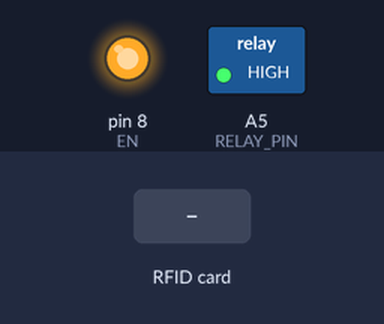
The sketch below on a simulated Arduino Uno, built with avr-gcc and run on an emulated ATmega328P. Shown: switched loads named in the sketch (green lamp = pin HIGH), output pins drawn as LEDs (lit = HIGH). Inputs (shaded band) come from the test bench. Pins used as bus, display or sensor lines are not drawn; what the sketch prints to the serial monitor is not drawn.

Above: at 1.2 s.
1.3 s: RFID card 25 EB D3 2B held to the reader
At 2.3 s:
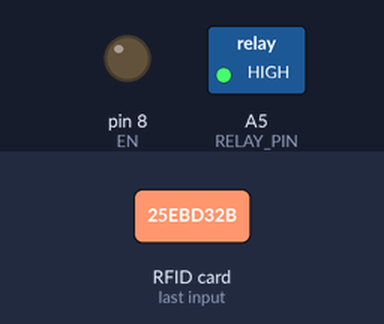
At 4.1 s:
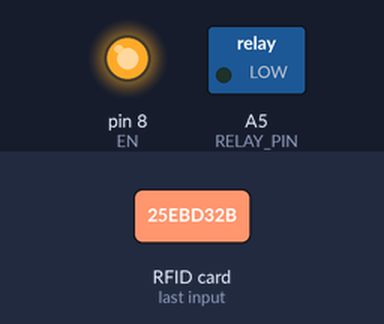
4.3 s: RFID card 69 40 F6 73 held to the reader
At 6.1 s:
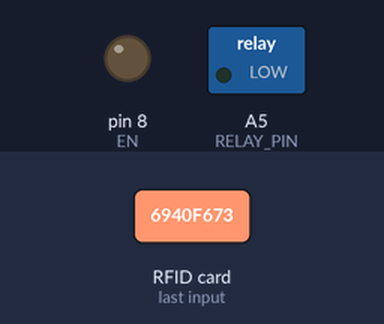
Timing chart, 0 to 8.8 s (numbered marks = the images above; inputs shaded):
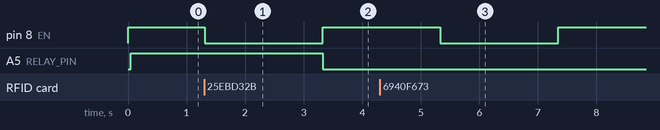

Measured:
- after the input at 1.3 s, pin 8 (EN): HIGH → LOW at once, → HIGH 2.0 s later; A5 (RELAY_PIN): HIGH → LOW after 2.0 s
- after the input at 4.3 s, pin 8 (EN): HIGH → LOW after 1.0 s, → HIGH 2.0 s later

The sketch:

doorUnlock.ino
```cpp
#include <SPI.h>
#include <MFRC522.h>
#include <EEPROM.h>

#define SS_PIN 10
#define RST_PIN 9
#define RELAY_PIN A5 // the Arduino pin connects to relay

MFRC522 rfid(SS_PIN, RST_PIN);    // Create MFRC522 instance.

const int buttonPin = 2;
int buttonState = LOW;
int previousBS = LOW;     //BS -> buttonState
int stp = 10;
int dir = 9;
int EN = 8;

//--------------------------ALL ALLOWED CARDS------------------------
byte card[4] = {0x25, 0xEB, 0xD3, 0x2B};
byte keychain[4] = {0x69, 0x40, 0xF6, 0x73};
byte paulManeCard[7] = {0x04, 0x82, 0x39, 0xF2, 0x45, 0x5C, 0x80};
byte kristieManeCard[7] = {0x04, 0x2C, 0x37, 0xF2, 0x45, 0x5C, 0x80};
//-------------------------------------------------------------------

void setup() {
  Serial.begin(9600);
  pinMode(buttonPin, INPUT_PULLUP);

  pinMode(stp, OUTPUT);
  pinMode(dir, OUTPUT);
  pinMode(EN, OUTPUT);
  digitalWrite(EN, HIGH);

  SPI.begin();      // initialize  SPI bus
  rfid.PCD_Init();   // initialize rfid reader
  pinMode(RELAY_PIN, OUTPUT); // initialize pin as an output
  digitalWrite(RELAY_PIN, HIGH); // lock the door

  Serial.println("Approximate your card to the reader...");
}

void loop() {
  checkTags();
}

void buttonPress(){
  buttonState = digitalRead(buttonPin);

  if (buttonState != previousBS) {
    if (buttonState == LOW) {
      Serial.println("Button pressed");
      digitalWrite(dir, LOW); //Pull direction pin low to move "forward"
      digitalWrite(EN, LOW);
      for (int i = 0; i < 1000; i++) {  //Loop the forward stepping enough times for motion to be visible
        digitalWrite(stp, HIGH); //Trigger one step forward
        delay(1);
        digitalWrite(stp, LOW); //Pull step pin low so it can be triggered again
        delay(1);
      }
      digitalWrite(EN, HIGH);
    }
    else{
      Serial.println("Button is not pressed");
    }

    previousBS = buttonState;
  }
}

void unlockDoor() {
  digitalWrite(dir, LOW); //Pull direction pin low to move "forward"
  digitalWrite(EN, LOW);

  for (int i = 0; i < 1000; i++) {  //Loop the forward stepping enough times for motion to be visible
    digitalWrite(stp, HIGH); //Trigger one step forward
    delay(1);
    digitalWrite(stp, LOW); //Pull step pin low so it can be triggered again
    delay(1);
  }

  digitalWrite(EN, HIGH);
  Serial.println(" Door is unlocked!");
}

void checkTags() {
  if (rfid.PICC_IsNewCardPresent()){ // new tag is available
    if (rfid.PICC_ReadCardSerial()){ // NUID has been readed
      MFRC522::PICC_Type piccType = rfid.PICC_GetType(rfid.uid.sak);

      //----------------------RFID CHECKS----------------------------------
      if (rfid.uid.uidByte[0] == card[0] &&
          rfid.uid.uidByte[1] == card[1] &&
          rfid.uid.uidByte[2] == card[2] &&
          rfid.uid.uidByte[3] == card[3]) {
        Serial.print("Access is GRANTED for user with white card.");
        unlockDoor();
        digitalWrite(RELAY_PIN, LOW);  // unlock the door for 2 seconds
        delay(2000);
        //digitalWrite(RELAY_PIN, HIGH); // lock the door
      }

      else if (rfid.uid.uidByte[0] == keychain[0] &&
               rfid.uid.uidByte[1] == keychain[1] &&
               rfid.uid.uidByte[2] == keychain[2] &&
               rfid.uid.uidByte[3] == keychain[3]) {
        Serial.print("Access is GRANTED for user with blue keychain.");
        unlockDoor();
        digitalWrite(RELAY_PIN, LOW);  // unlock the door for 2 seconds
        delay(2000);
        //digitalWrite(RELAY_PIN, HIGH); // lock the door
      }

      else if (rfid.uid.uidByte[0] == paulManeCard[0] &&
               rfid.uid.uidByte[1] == paulManeCard[1] &&
               rfid.uid.uidByte[2] == paulManeCard[2] &&
               rfid.uid.uidByte[3] == paulManeCard[3] &&
               rfid.uid.uidByte[4] == paulManeCard[4] &&
               rfid.uid.uidByte[5] == paulManeCard[5] &&
               rfid.uid.uidByte[6] == paulManeCard[6]) {
        Serial.print("Access is GRANTED for user with Paul's Mane Card.");
        unlockDoor();
        digitalWrite(RELAY_PIN, LOW);  // unlock the door for 2 seconds
        delay(2000);
        //digitalWrite(RELAY_PIN, HIGH); // lock the door
      }

      else if (rfid.uid.uidByte[0] == kristieManeCard[0] &&
               rfid.uid.uidByte[1] == kristieManeCard[1] &&
               rfid.uid.uidByte[2] == kristieManeCard[2] &&
               rfid.uid.uidByte[3] == kristieManeCard[3] &&
               rfid.uid.uidByte[4] == kristieManeCard[4] &&
               rfid.uid.uidByte[5] == kristieManeCard[5] &&
               rfid.uid.uidByte[6] == kristieManeCard[6]) {
        Serial.print("Access is GRANTED for user with Kristie's Mane Card.");
        unlockDoor();
        digitalWrite(RELAY_PIN, LOW);  // unlock the door for 2 seconds
        delay(2000);
        //digitalWrite(RELAY_PIN, HIGH); // lock the door
      }
      //---------------------------------------------------------------------

      else {
        Serial.print("Access is DENIED for user with UID:");
        for (int i = 0; i < rfid.uid.size; i++) {
          Serial.print(rfid.uid.uidByte[i] < 0x10 ? " 0" : " ");
          Serial.print(rfid.uid.uidByte[i], HEX);
        }
        Serial.println();
      }

      rfid.PICC_HaltA(); // halt PICC
      rfid.PCD_StopCrypto1(); // stop encryption on PCD
    }
  }
}
```
